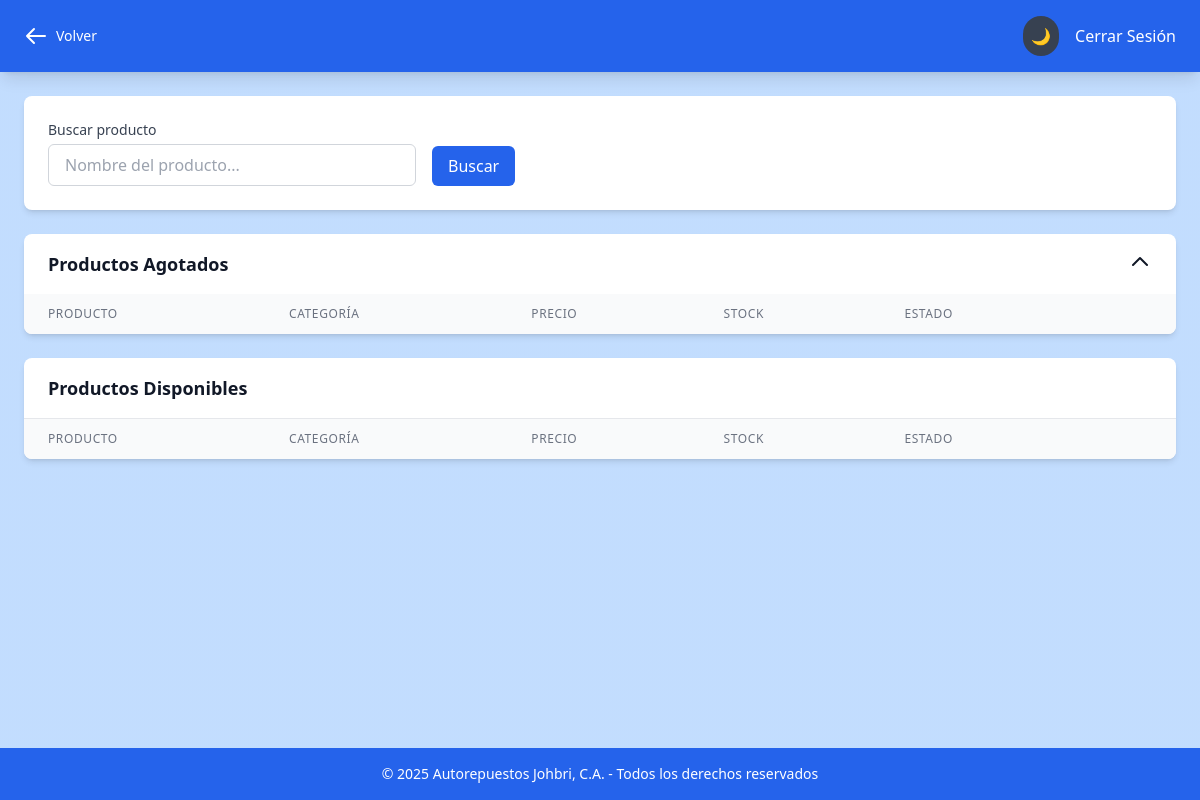
/Sistema/panelAdmin/ver-Producto.php (signed in), run on an earlier commit of the app's database.
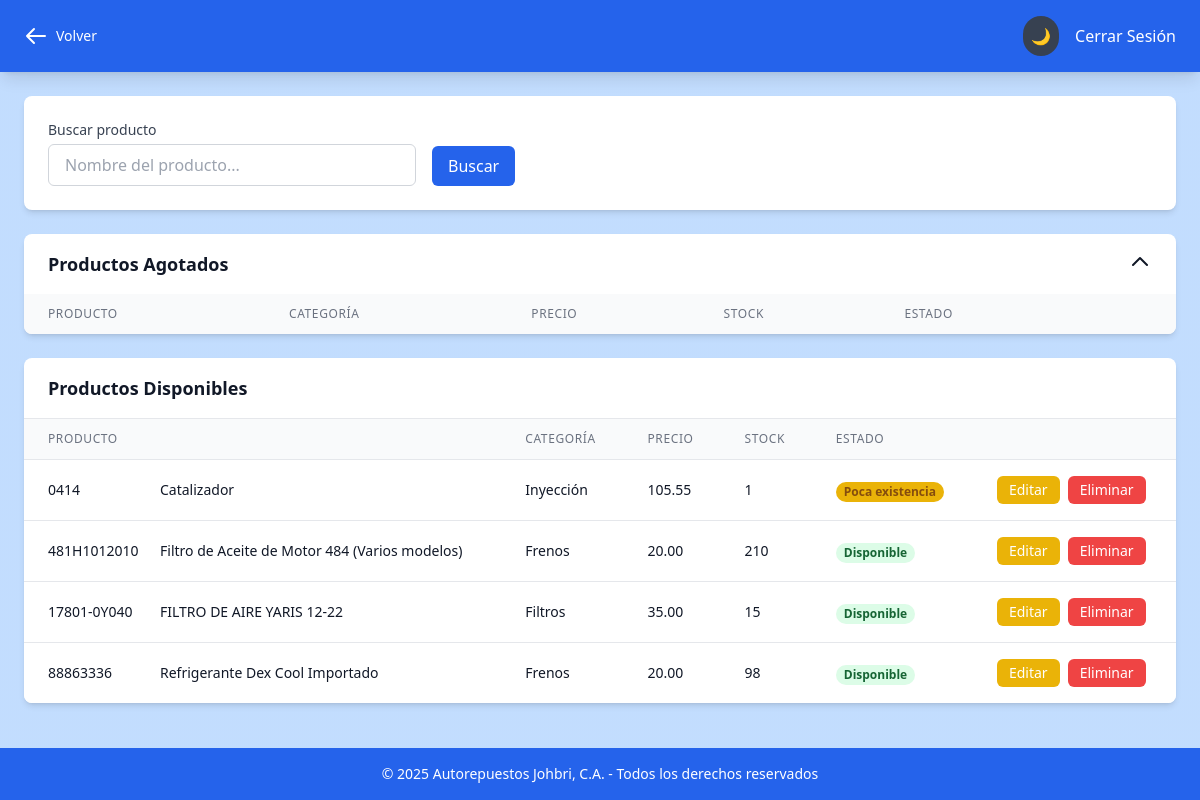
And on a later commit of the database.
### tables this page shows
CREATE TABLE `productos` (
  `id_producto` int(11) NOT NULL,
  `numero_de_parte` varchar(20) NOT NULL,
  `nombre_producto` varchar(80) NOT NULL,
  `categoria_producto` varchar(20) DEFAULT NULL,
  `marca_producto` varchar(20) DEFAULT NULL,
  `precio_producto` decimal(10,2) DEFAULT NULL,
  `stock_producto` int(11) DEFAULT NULL,
  `descripcion_producto` text DEFAULT NULL,
  `fecha_creacion` date DEFAULT NULL,
  `hora_creacion` time DEFAULT NULL
);

### Sistema/panelAdmin/ver-Producto.php (the view, shortened to what the changed rows need)
<?php
require("../logica/conexionbdd.php");
if (isset($_GET['search'])) {
    $search_query = $_GET['search'];
    $sql = "SELECT * FROM productos WHERE nombre_producto LIKE '%$search_query%' ORDER BY nombre_producto ASC;";
} else {
    $sql = "SELECT * FROM productos WHERE stock_producto > 0 ORDER BY nombre_producto ASC;";
}
$result = $conn->query($sql);
?>
<!DOCTYPE html>
<html lang="es" class="dark">
<head>
    <script src="https://cdn.tailwindcss.com"></script>
    <script src="../js/tailwind_config.js"></script>
    <link rel="stylesheet" href="../css/global_style.css">
</head>
<body class="bg-pattern transition-colors duration-200">
    <main class="pt-24 px-6 pb-20">
        <div class="bg-white dark:bg-gray-800 rounded-lg shadow-md overflow-hidden mb-6">
            <div id="lista-sin-stock">
                <div class="overflow-x-auto">
                    <table class="min-w-full divide-y divide-gray-200 dark:divide-gray-700">
                        <thead class="bg-gray-50 dark:bg-gray-700">
                            <tr>
                                <th class="px-6 py-3 text-left text-xs font-medium text-gray-500 dark:text-gray-300 uppercase tracking-wider">Producto</th>
                                <th class="px-6 py-3 text-left text-xs font-medium text-gray-500 dark:text-gray-300 uppercase tracking-wider">Categoría</th>
                                <th class="px-6 py-3 text-left text-xs font-medium text-gray-500 dark:text-gray-300 uppercase tracking-wider">Precio</th>
                                <th class="px-6 py-3 text-left text-xs font-medium text-gray-500 dark:text-gray-300 uppercase tracking-wider">Stock</th>
                                <th class="px-6 py-3 text-left text-xs font-medium text-gray-500 dark:text-gray-300 uppercase tracking-wider">Estado</th>
                                <th class="px-6 py-3 text-left text-xs font-medium text-gray-500 dark:text-gray-300 uppercase tracking-wider"></th>
                            </tr>
                        </thead>
                    </table>
                </div>
            </div>
        </div>
        <div class="bg-white dark:bg-gray-800 rounded-lg shadow-md overflow-hidden" id="lista-productos">
            <div class="px-6 py-4 border-b border-gray-200 dark:border-gray-700">
                <h2 class="text-lg font-semibold text-gray-900 dark:text-white">Productos Disponibles</h2>
            </div>
            <div class="overflow-x-auto">
                <table class="min-w-full divide-y divide-gray-200 dark:divide-gray-700">
                    <thead class="bg-gray-50 dark:bg-gray-700">
                        <tr>
                            <th class="px-6 py-3 text-left text-xs font-medium text-gray-500 dark:text-gray-300 uppercase tracking-wider">Producto</th>
                            <th class="px-6 py-3 text-left text-xs font-medium text-gray-500 dark:text-gray-300 uppercase tracking-wider">Categoría</th>
                            <th class="px-6 py-3 text-left text-xs font-medium text-gray-500 dark:text-gray-300 uppercase tracking-wider">Precio</th>
                            <th class="px-6 py-3 text-left text-xs font-medium text-gray-500 dark:text-gray-300 uppercase tracking-wider">Stock</th>
                            <th class="px-6 py-3 text-left text-xs font-medium text-gray-500 dark:text-gray-300 uppercase tracking-wider">Estado</th>
                            <th class="px-6 py-3 text-left text-xs font-medium text-gray-500 dark:text-gray-300 uppercase tracking-wider"></th>
                        </tr>
                    </thead>
                    <tbody class="bg-white dark:bg-gray-800 divide-y divide-gray-200 dark:divide-gray-700">
                        <?php
                        if ($result->num_rows > 0) {
                            while ($row = $result->fetch_assoc()) {
                        ?>
                        <tr>
                        <a href="../catalogo/producto-detalle.php? echo $row['id_producto']; ?>">
                            <td class="px-6 py-4 whitespace-nowrap" >
                                <div class="flex items-center">
                                    <div class="text-sm font-medium text-gray-900 dark:text-white w-24">
                                    <?php echo $row['numero_de_parte']; ?>
                                    </div>
                                    <div class="ml-4">
                                        <div class="text-sm font-medium text-gray-900 dark:text-white"><?php echo $row['nombre_producto']; ?> </div>
                                    </div>
                                </div>
                            </td>
                            <td class="px-6 py-4 whitespace-nowrap">
                                <div class="text-sm text-gray-900 dark:text-white"><?php echo $row['categoria_producto']; ?></div>
                            </td>
                            <td class="px-6 py-4 whitespace-nowrap">
                                <div class="text-sm text-gray-900 dark:text-white"><?php echo $row['precio_producto']; ?></div>
                            </td>
                            <td class="px-6 py-4 whitespace-nowrap">
                                <div class="text-sm text-gray-900 dark:text-white"><?php echo $row['stock_producto']; ?></div>
                            </td>
                            <td class="px-6 py-4 whitespace-nowrap">
                                <?php
                                if ($row['stock_producto'] > 5 ){
                                    echo '<span class="px-2 inline-flex text-xs leading-5 font-semibold rounded-full bg-green-100 text-green-800 dark:bg-green-900 dark:text-green-200">Disponible</span>';
                                }
                                if ($row['stock_producto'] < 6 ){
                                    echo '<span class="px-2 inline-flex text-xs leading-5 font-semibold rounded-full bg-yellow-500 text-yellow-800 dark:bg-yellow -900 dark:text-yellow-900">Poca existencia</span>';
                                }
                                ?>
                                </td>
                            <td class="px-6 py-4 whitespace-nowrap text-sm font-medium">
                            <div class="flex space-x-2">
                                        <a href="editarProducto.php?numero_de_parte=<?php echo $row['numero_de_parte']; ?>" class="bg-yellow-500 hover:bg-yellow-600 text-white px-3 py-1 rounded-md transition-colors duration-200">
                                            Editar
                                        </a>
                                        <a href="../logica/eliminar-producto.php?id_producto=<?php echo $row['numero_de_parte']; ?>" class="bg-red-500 hover:bg-red-600 text-white px-3 py-1 rounded-md transition-colors duration-200" onclick="openModal(event)">
                                            Eliminar
                                        </a>
                                    </div>
                            </td>
                            </a>
                        </tr>
                        <?php
                            }
                        }
                        ?>
                    </tbody>
                </table>
            </div>
        </div>
    </main>
</body>
</html>

What changed in the data, as far as the page shows it:
added productos: numero_de_parte "0414", nombre_producto "Catalizador", categoria_producto "Inyección", precio_producto "105.55", stock_producto "1", shows "Poca existencia"
added productos: numero_de_parte "481H1012010", nombre_producto "Filtro de Aceite de Motor 484 (Varios modelos)", categoria_producto "Frenos", precio_producto "20.00", stock_producto "210", shows "Disponible"
added productos: numero_de_parte "17801-0Y040", nombre_producto "FILTRO DE AIRE YARIS 12-22", categoria_producto "Filtros", precio_producto "35.00", stock_producto "15", shows "Disponible"
added productos: numero_de_parte "88863336", nombre_producto "Refrigerante Dex Cool Importado", categoria_producto "Frenos", precio_producto "20.00", stock_producto "98", shows "Disponible"
